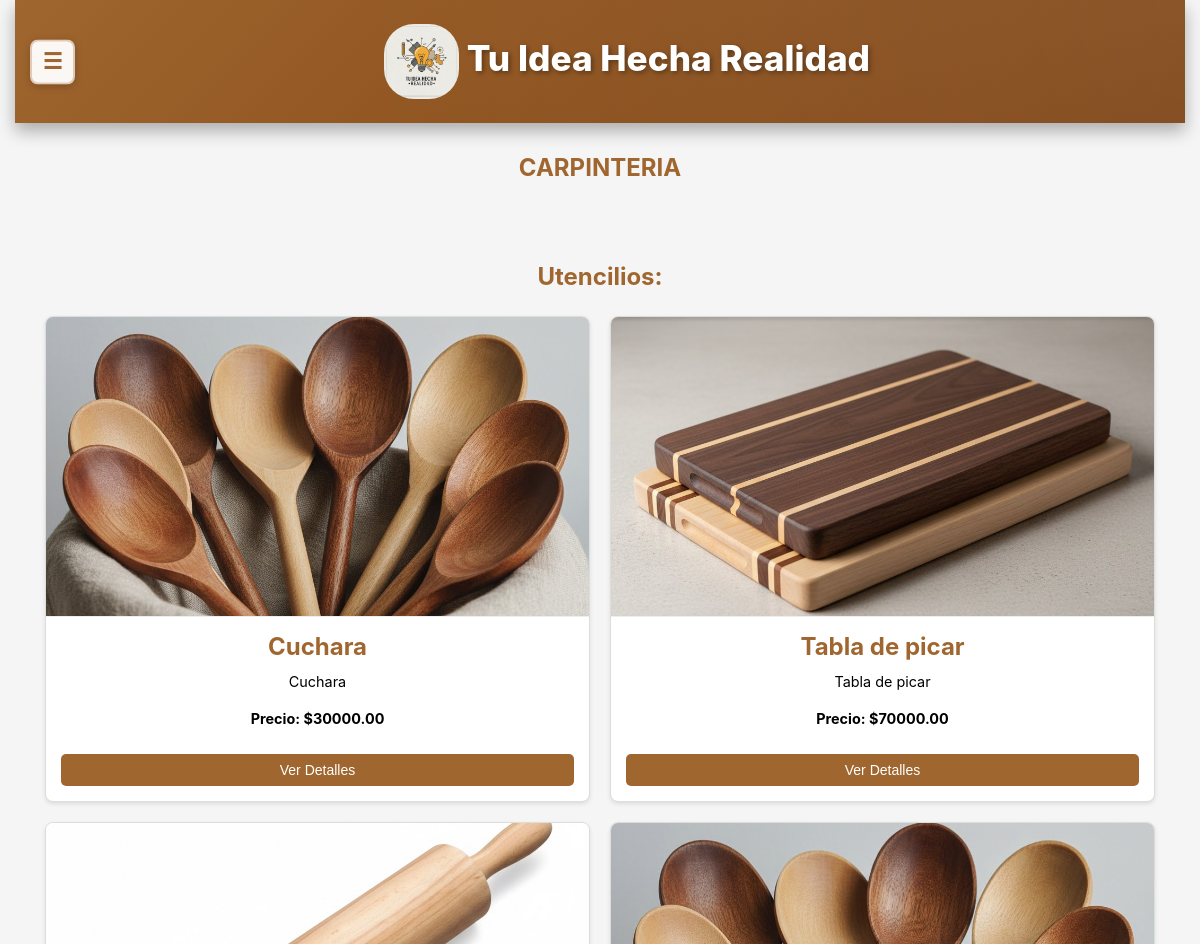
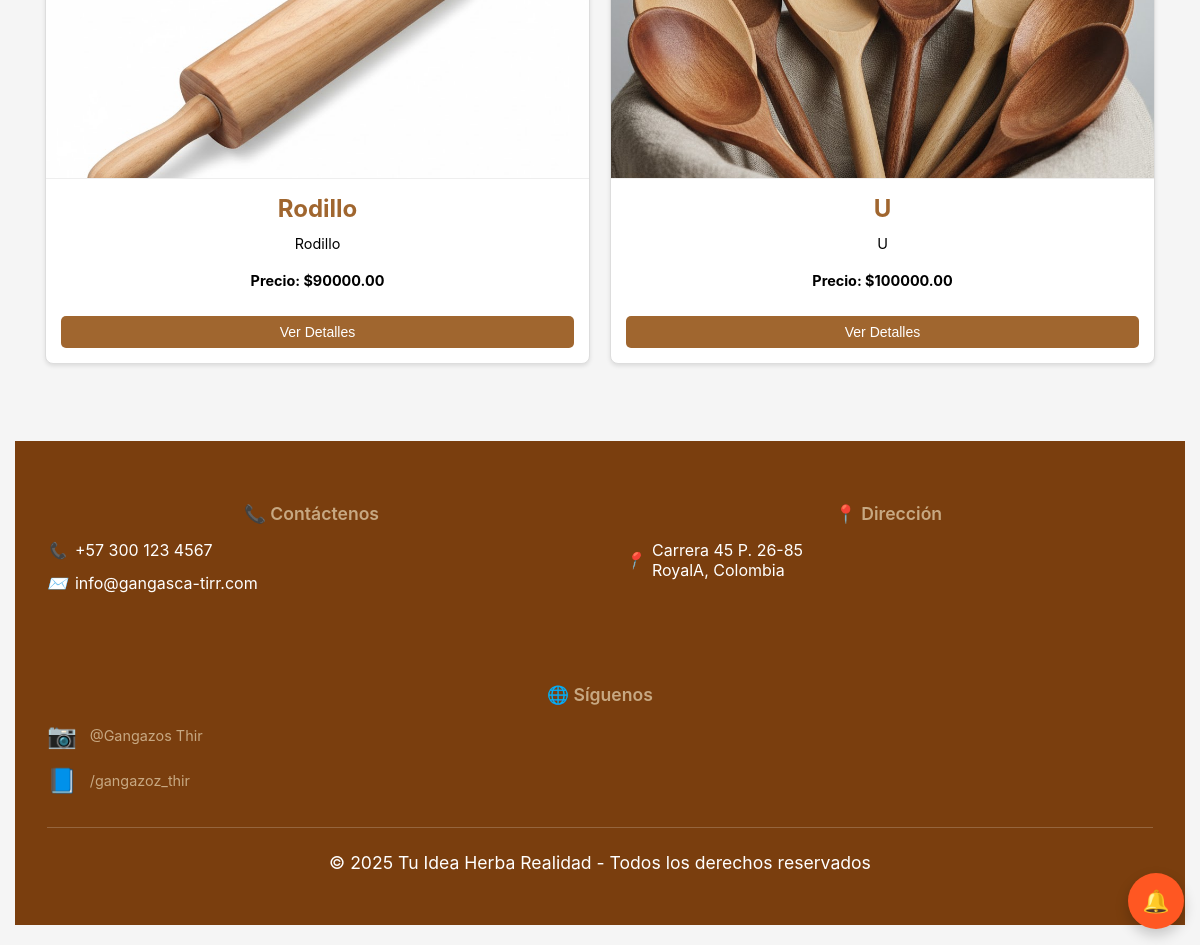
The page /tapiceria/ on the database its author committed (2 pictures, top to bottom).
### core/models.py (models this page shows)
class Utensilios(models.Model):
    nombre6 = models.CharField(max_length=100)
    descripcion6 = models.CharField(max_length=250, default='', blank=True,null=True)
    precio6 = models.DecimalField(max_digits=10, decimal_places=2)
    imagen6 = models.ImageField(upload_to='uploads/productos/')
    cantidad_disponible = models.IntegerField(default=0)
    is_active = models.BooleanField(default=True)

### Productos/views.py (the view)
# urls.py: path('tapiceria/', views.tapiceria, name='tapiceria'),
def tapiceria(request):
    usernameCliente = request.session.get('usernameCliente')
    usuario = None
    if usernameCliente:
        try:
            usuario = UserClientes.objects.get(usernameCliente=usernameCliente)
        except UserClientes.DoesNotExist:
            pass
    utensilios = Utensilios.objects.filter(is_active=True)
    context = {
        'utensilios': utensilios,
        'usuario': usuario
    }
    return render(request, "Productos/tapiceria.html", context)

### core/context_processors.py (called while the page is built, shortened)
def idea_notifications(request):
    username_cliente = request.session.get('usernameCliente')
    username_empresa = request.session.get('usernameEmpresa')
    has_notif = False
    try:
        if username_cliente:
            has_notif = MensajeIdea.objects.filter(
                idea__autor=username_cliente,
                remitente_tipo='empresa',
                leido=False
            ).exists()
    except Exception as e:
        print(f"Error en idea_notifications: {str(e)}")
        has_notif = False
    return {
        'has_idea_notifications': has_notif
    }

### Productos/templates/Productos/tapiceria.html (shortened to what this page needs)
<!DOCTYPE html>
<html lang="es">
<head>
    {% load static %}
    <link rel="stylesheet" href="{% static 'Productos/css/styles1.css' %}">
    <link rel="stylesheet" href="{% static 'core/css/responsive.css' %}">
</head>
<body>
<div class="main-content-wrapper">
  <header>
    <button class="sidebar-toggle" onclick="toggleSidebar()">☰</button>
    <h1 class="div" style="text-align: center;">
      <img src="{% static 'core/img/Gemini_Generated_Image_tzay6utzay6utzay.jfif' %}" alt="Logo" width="75" height="75">
      Tu Idea Hecha Realidad
    </h1>
  </header>
<section>
    <div>
        <h2>CARPINTERIA</h2>
        <section class="seccion-at">
            <div>
                <div>
                    <div>
                        <div>
                            <div>
                                <h3>Utencilios:</h3>
                            </div>
                        </div>
                    </div>
                    <div class="contenedor-articulos" id="contenedorArticulos">
                        {% for utensilio in utensilios %}
                        <div class="articulo">
                            {% if utensilio.imagen6 %}
                            <img src="{{ utensilio.imagen6.url }}" alt="{{ utensilio.nombre6 }}">
                            {% else %}
                            <img src="{% static 'Productos/img/Cucharas.jpg' %}" alt="{{ utensilio.nombre6 }}">
                            {% endif %}
                            <div class="contenido-articulo">
                                <h3>{{ utensilio.nombre6 }}</h3>
                                <p>{{ utensilio.descripcion6 }}</p>
                                <p><strong>Precio: ${{ utensilio.precio6 }}</strong></p>
                                <button class="btn-ver-detalles" onclick="mostrarDetalles('utensilio', {{ utensilio.id }}, '{{ utensilio.nombre6 }}', '{{ utensilio.descripcion6 }}', {{ utensilio.precio6 }}, '{% if utensilio.imagen6 %}{{ utensilio.imagen6.url }}{% else %}{% static 'Productos/img/Cucharas.jpg' %}{% endif %}')">Ver Detalles</button>
                            </div>
                        </div>
                        {% endfor %}
                    </div>
                </div>
            </div>
        </section>
    </div>
</section>
    <footer>
        <div class="footer-content">
            <div class="footer-section">
                <h3 class="footer-title">📞 Contáctenos</h3>
                <div class="footer-info">
                    <i>📞</i>
                    <span>+57 300 123 4567</span>
                </div>
                <div class="footer-info">
                    <i>✉️</i>
                    <span>info@gangasca-tirr.com</span>
                </div>
            </div>
            <div class="footer-section">
                <h3 class="footer-title">📍 Dirección</h3>
                <div class="footer-info">
                    <i>📍</i>
                    <span>Carrera 45 P. 26-85<br>RoyalA, Colombia</span>
                </div>
            </div>
            <div class="footer-section">
                <h3 class="footer-title">🌐 Síguenos</h3>
                <div class="footer-social">
                    <div class="social-container">
                        <a href="https://www.instagram.com/tu_idea_hecha_realidad?igsh=Y3ByM2lyZGcwNHVy" class="social-icon" aria-label="Instagram">
                            <span>📷</span>
                        </a>
                        <div class="social-username">@Gangazos Thir</div>
                    </div>
                    <div class="social-container">
                        <a href="https://www.facebook.com/share/1ACEVZbZHV/" class="social-icon" aria-label="Facebook">
                            <span>📘</span>
                        </a>
                        <div class="social-username">/gangazoz_thir</div>
                    </div>
                </div>
            </div>
        </div>
        <div class="footer-bottom">
            <p>© 2025 Tu Idea Herba Realidad - Todos los derechos reservados</p>
        </div>
    </footer>
</div>
{% include 'core/floating_buttons.html' %}
{% include 'core/modal_notificaciones.html' %}
</body>
</html>

### core/static/core/css/responsive.css (style rules this page uses)
.sidebar-toggle { display: none; position: absolute; top: 50%; left: 15px; transform: translateY(-50%); z-index: 10; background: rgba(255, 255, 255, 0.95); color: #A0662F; border: 2px solid rgba(160, 102, 47, 0.3); width: 45px; height: 45px; border-radius: 8px; cursor: pointer; box-shadow: 0 2px 8px rgba(0, 0, 0, 0.2); transition: all 0.3s ease; font-size: 22px; align-items: center; justify-content: center; font-weight: bold; }
@media screen and (max-width: 1366px) { html, body { overflow-x: hidden; max-width: 100vw; width: 100%; } }
@media screen and (max-width: 1366px) { .sidebar-toggle { display: flex; } }
@media screen and (max-width: 1366px) { .main-content-wrapper { margin-left: 0 !important; width: 100% !important; padding: 0 15px 20px 15px; box-sizing: border-box; overflow-x: hidden; max-width: 100vw; } }
@media screen and (max-width: 1366px) { header { margin: 0 !important; width: 100% !important; padding: 1.5rem 1rem 1.5rem 70px !important; box-sizing: border-box; position: relative; } }
@media screen and (max-width: 1366px) { footer { margin: 2rem 0 0 0 !important; width: 100% !important; padding: 2rem 2rem !important; box-sizing: border-box; } }
@media screen and (max-width: 1366px) { .contenedor-articulos { justify-content: center; padding: 15px 0; margin: 0 auto; max-width: 100%; } }
@media screen and (max-width: 1366px) { .main-content-wrapper > * { margin-left: auto; margin-right: auto; } }
@media screen and (min-width: 768px) and (max-width: 1366px) { .contenedor-articulos { grid-template-columns: repeat(2, 1fr); gap: 20px; max-width: 100%; } }
@media screen and (min-width: 768px) and (max-width: 1366px) { header h1 { font-size: 2.2rem; } }
@media screen and (min-width: 768px) and (max-width: 1366px) { .footer-content { flex-direction: row; flex-wrap: wrap; } }
@media screen and (min-width: 768px) and (max-width: 1366px) { .footer-section { flex: 1 1 45%; min-width: 200px; } }
@media screen and (max-width: 1366px) { body { overflow-x: hidden; } }
@media screen and (max-width: 1366px) { * { max-width: 100%; } }

### rows shown on the page
Utensilios: imagen6 (picture), nombre6 "Cuchara", descripcion6 "Cuchara", precio6 "30000.00"
Utensilios: imagen6 (picture), nombre6 "Tabla de picar", descripcion6 "Tabla de picar", precio6 "70000.00"
Utensilios: imagen6 (picture), nombre6 "Rodillo", descripcion6 "Rodillo", precio6 "90000.00"
Utensilios: imagen6 (picture), nombre6 "U", descripcion6 "U", precio6 "100000.00"
